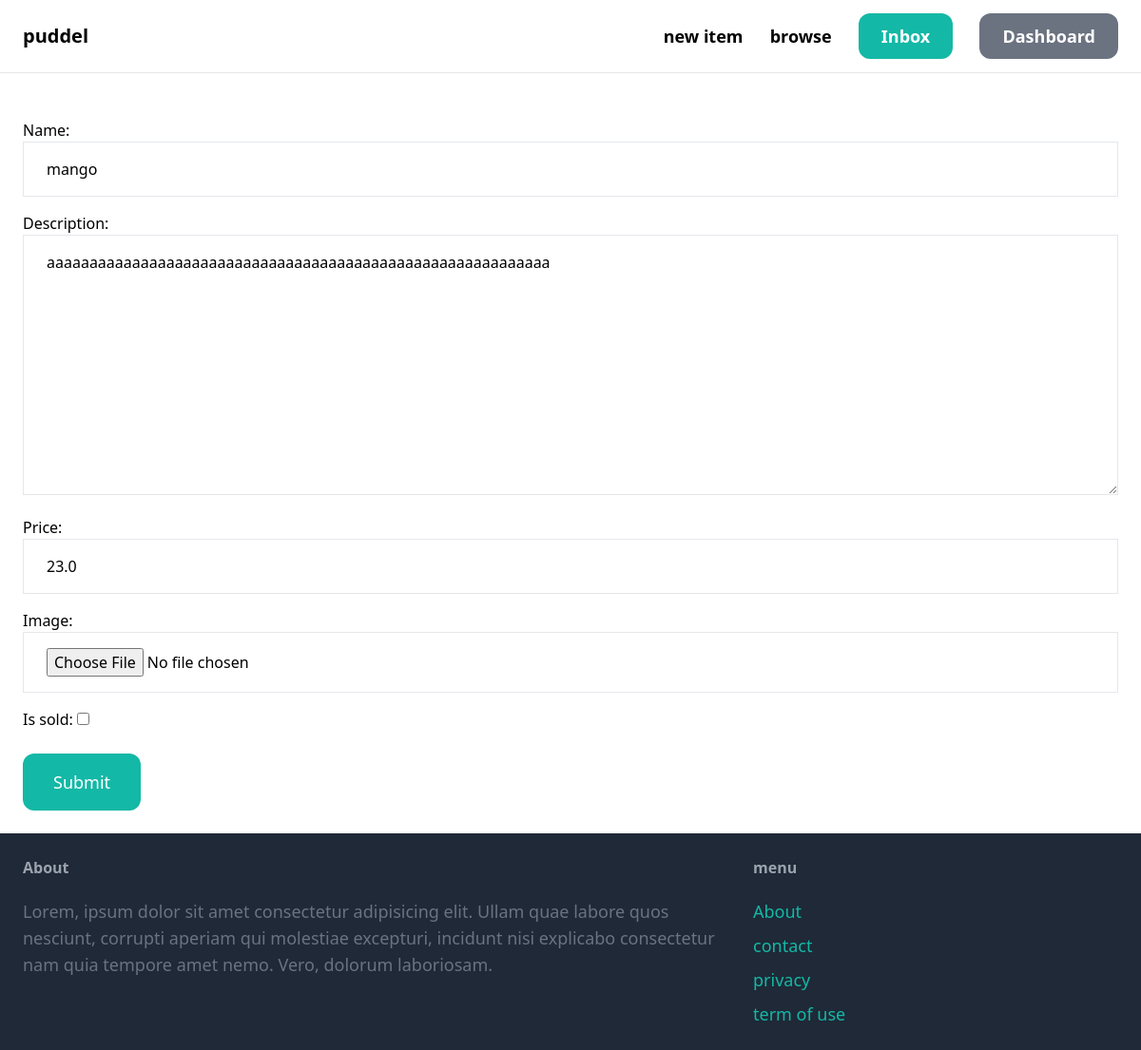
The app's page /items/2/edit/ (signed in) with its own data.
### item/models.py (models this page shows, shortened)
class Item(models.Model):
    category=models.ForeignKey(Category, related_name='items',on_delete=models.CASCADE)
    name=models.CharField(max_length=255)
    description=models.TextField(blank=True,null=True)
    price=models.FloatField()
    image=models.ImageField(upload_to='item_image',blank=True,null=True)
    is_sold=models.BooleanField(default=False)
    created_at=models.DateTimeField(auto_now_add=True)
    created_by=models.ForeignKey(User, related_name='items',on_delete=models.CASCADE)

### item/views.py (the view)
# urls.py: path('<int:pk>/edit/', views.edit, name='edit'),
@login_required
def edit(request,pk):
    item=get_object_or_404(Item, pk=pk, created_by=request.user)
    if request.method=='POST':
        form=EdititemForm(request.POST, request.FILES, instance=item)
        if form.is_valid():
            form.save()
            return redirect ('item:detail' , pk=item.id)
    else:
                form=EdititemForm(instance=item)
                return render(request, 'item/form.html', {
                    'form':form,
                    'title':'Edit item'
    })

### item/forms.py
class EdititemForm(forms.ModelForm):
    class Meta:
        model=Item
        fields=( 'name', 'description', 'price', 'image', 'is_sold')
        widgets={
         'name':forms.TextInput(attrs={
            'class': INPUT_CLASSES
        }),
         'description':forms.Textarea(attrs={
            'class': INPUT_CLASSES
        }),
         'price':forms.TextInput(attrs={
            'class': INPUT_CLASSES
        }),
         'image':forms.FileInput(attrs={
            'class': INPUT_CLASSES
        })
    }

### item/templates/item/form.html (shortened to what this page needs)
{% extends "core/base.html" %}
{% block content %}
<form action="." method="post" enctype="multipart/form-data">
    <div class="space-y-4">
        {{ form.as_p }}
    </div>
    <button class="mt-6 py-4 px-8 p-6 text-lg bg-teal-500 hover:bg-teal-700 rounded-xl text-white">Submit</button>
</form>
{% endblock %}

### records on screen
Item: name "mango", description "aaaaaaaaaaaaaaaaaaaaaaaaaaaaaaaaaaaaaaaaaaaaaaaaaaaaaaaaaaa", price "23.0"
